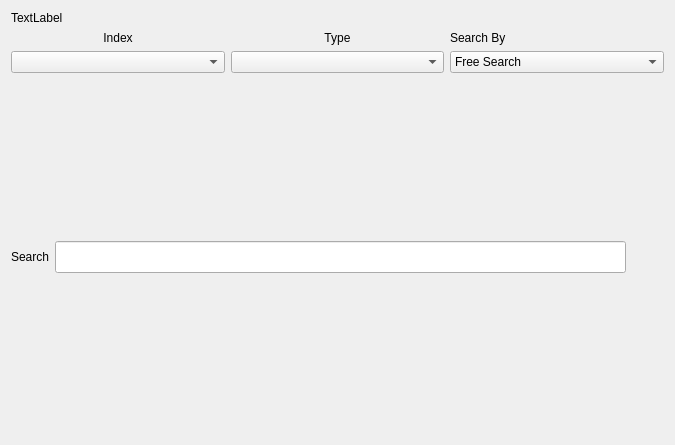
<?xml version="1.0" encoding="UTF-8"?>
<ui version="4.0">
 <class>SearchForm</class>
 <widget class="QWidget" name="SearchForm">
  <property name="geometry">
   <rect>
    <x>0</x>
    <y>0</y>
    <width>675</width>
    <height>445</height>
   </rect>
  </property>
  <property name="windowTitle">
   <string>Form</string>
  </property>
  <layout class="QVBoxLayout" name="verticalLayout">
   <item>
    <widget class="QLabel" name="currentQueryLabel">
     <property name="sizePolicy">
      <sizepolicy hsizetype="Preferred" vsizetype="Fixed">
       <horstretch>0</horstretch>
       <verstretch>0</verstretch>
      </sizepolicy>
     </property>
     <property name="text">
      <string>TextLabel</string>
     </property>
    </widget>
   </item>
   <item>
    <layout class="QGridLayout" name="gridLayout">
     <item row="1" column="1">
      <widget class="QComboBox" name="typesComboBox"/>
     </item>
     <item row="0" column="1">
      <widget class="QLabel" name="label_3">
       <property name="sizePolicy">
        <sizepolicy hsizetype="Preferred" vsizetype="Fixed">
         <horstretch>0</horstretch>
         <verstretch>0</verstretch>
        </sizepolicy>
       </property>
       <property name="text">
        <string>Type</string>
       </property>
       <property name="alignment">
        <set>Qt::AlignCenter</set>
       </property>
      </widget>
     </item>
     <item row="1" column="0">
      <widget class="QComboBox" name="indicesComboBox"/>
     </item>
     <item row="0" column="0">
      <widget class="QLabel" name="label_2">
       <property name="sizePolicy">
        <sizepolicy hsizetype="Preferred" vsizetype="Fixed">
         <horstretch>0</horstretch>
         <verstretch>0</verstretch>
        </sizepolicy>
       </property>
       <property name="text">
        <string>Index</string>
       </property>
       <property name="alignment">
        <set>Qt::AlignCenter</set>
       </property>
      </widget>
     </item>
     <item row="0" column="2">
      <widget class="QLabel" name="label_4">
       <property name="sizePolicy">
        <sizepolicy hsizetype="Preferred" vsizetype="Fixed">
         <horstretch>0</horstretch>
         <verstretch>0</verstretch>
        </sizepolicy>
       </property>
       <property name="text">
        <string>Search By</string>
       </property>
      </widget>
     </item>
     <item row="1" column="2">
      <widget class="QComboBox" name="comboBox">
       <item>
        <property name="text">
         <string>Free Search</string>
        </property>
       </item>
       <item>
        <property name="text">
         <string>Field value</string>
        </property>
       </item>
       <item>
        <property name="text">
         <string>By ID</string>
        </property>
       </item>
      </widget>
     </item>
    </layout>
   </item>
   <item>
    <spacer name="verticalSpacer">
     <property name="orientation">
      <enum>Qt::Vertical</enum>
     </property>
     <property name="sizeType">
      <enum>QSizePolicy::Expanding</enum>
     </property>
     <property name="sizeHint" stdset="0">
      <size>
       <width>20</width>
       <height>10</height>
      </size>
     </property>
    </spacer>
   </item>
   <item>
    <layout class="QHBoxLayout" name="horizontalLayout">
     <item>
      <widget class="QLabel" name="label">
       <property name="sizePolicy">
        <sizepolicy hsizetype="Fixed" vsizetype="Fixed">
         <horstretch>0</horstretch>
         <verstretch>0</verstretch>
        </sizepolicy>
       </property>
       <property name="text">
        <string>Search</string>
       </property>
      </widget>
     </item>
     <item>
      <widget class="QLineEdit" name="searchLineEdit">
       <property name="minimumSize">
        <size>
         <width>0</width>
         <height>32</height>
        </size>
       </property>
      </widget>
     </item>
     <item>
      <widget class="QPushButton" name="goButton">
       <property name="minimumSize">
        <size>
         <width>32</width>
         <height>32</height>
        </size>
       </property>
       <property name="maximumSize">
        <size>
         <width>32</width>
         <height>32</height>
        </size>
       </property>
       <property name="icon">
        <iconset resource="application.qrc">
         <normaloff>:/Pixmaps/search-32.png</normaloff>:/Pixmaps/search-32.png</iconset>
       </property>
       <property name="flat">
        <bool>true</bool>
       </property>
      </widget>
     </item>
    </layout>
   </item>
   <item>
    <spacer name="verticalSpacer_2">
     <property name="orientation">
      <enum>Qt::Vertical</enum>
     </property>
     <property name="sizeHint" stdset="0">
      <size>
       <width>20</width>
       <height>40</height>
      </size>
     </property>
    </spacer>
   </item>
  </layout>
  <action name="actionEditDSLQuery">
   <property name="text">
    <string>Edit Query</string>
   </property>
   <property name="toolTip">
    <string>Edit DSL Query</string>
   </property>
  </action>
  <action name="actionShowOptions">
   <property name="text">
    <string>Show Options</string>
   </property>
   <property name="toolTip">
    <string>Show Options</string>
   </property>
  </action>
 </widget>
 <resources>
  <include location="application.qrc"/>
 </resources>
 <connections/>
</ui>
